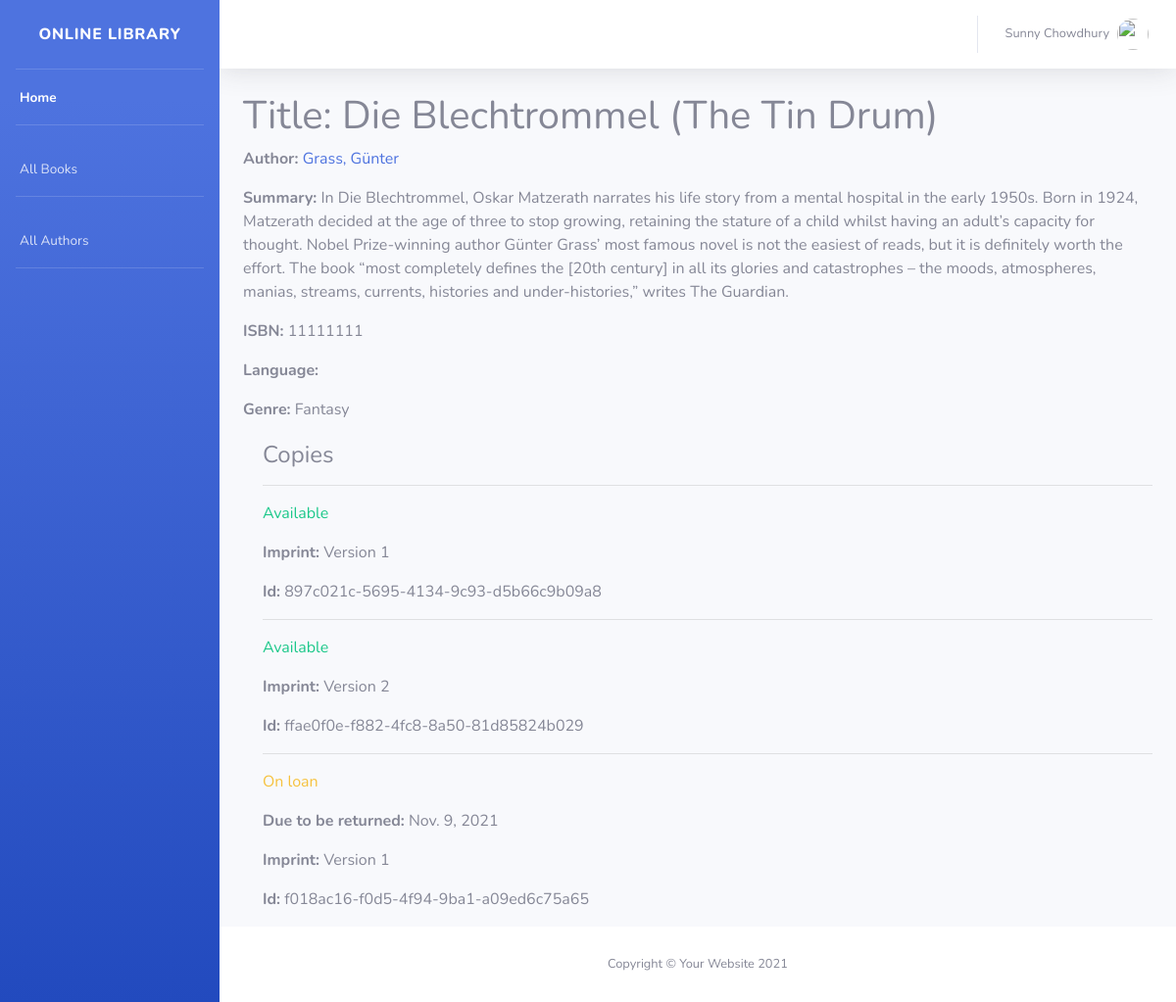
The page /catalog/book/1 on the database as committed earlier.
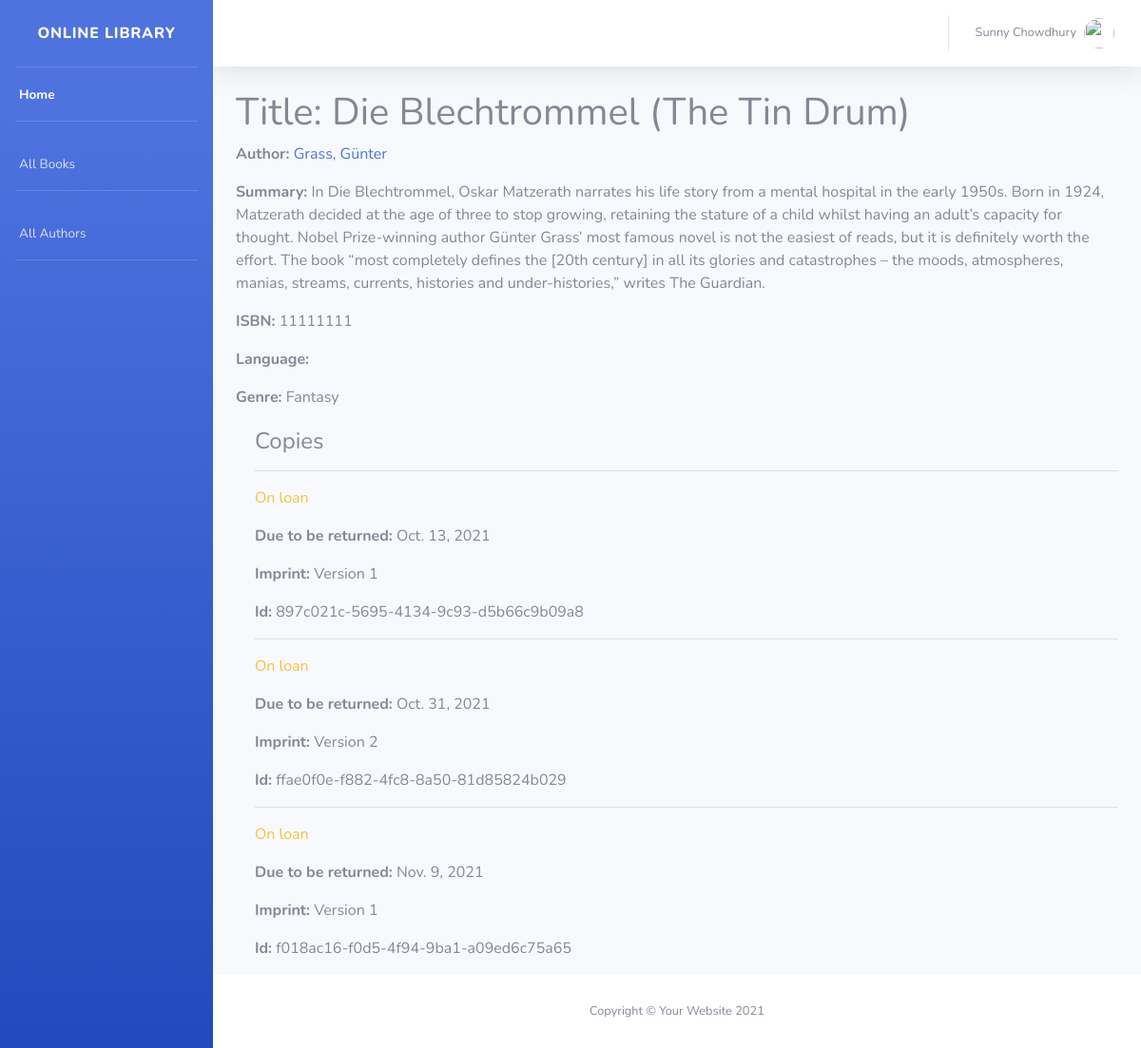
The same page on the database as committed later.
### catalog/models.py (models this page shows, shortened)
class BookInstance(models.Model):
    id = models.UUIDField(primary_key=True, default=uuid.uuid4,
                          help_text='Unique ID for this particular book across whole library')
    book = models.ForeignKey('Book', on_delete=models.RESTRICT, null=True)
    imprint = models.CharField(max_length=200)
    due_back = models.DateField(null=True, blank=True)
    borrower = models.ForeignKey(User, on_delete=models.SET_NULL, null=True, blank=True)
    LOAN_STATUS = (
        ('m', 'Maintenance'),
        ('o', 'On loan'),
        ('a', 'Available'),
        ('r', 'Reserved'),
    )
    status = models.CharField(
        max_length=1,
        choices=LOAN_STATUS,
        blank=True,
        default='m',
        help_text='Book availability',
    )
    class Meta:
        ordering = ['due_back']
        permissions = (("can_mark_returned", "Set book as returned"),)

### catalog/views.py (the view)
# urls.py: path('book/<int:pk>', views.BookDetailView.as_view(), name='book-detail'),
class BookDetailView(generic.DetailView):
    model = Book

### catalog/models.py (called while the page is built)
    def __str__(self):
        return self.name

    def __str__(self):
        return f'{self.last_name}, {self.first_name}'

### catalog/templates/catalog/book_detail.html
{% extends "base_generic.html" %}
{% block content %}
    {% block topbar %}
        {{ block.super }}
    {% endblock %}
    <div class="container-fluid">
  <h1>Title: {{ book.title }}</h1>
  <p><strong>Author:</strong> <a href="">{{ book.author }}</a></p>
  <p><strong>Summary:</strong> {{ book.summary }}</p>
  <p><strong>ISBN:</strong> {{ book.isbn }}</p>
  <p><strong>Language:</strong> {{ book.language }}</p>
  <p><strong>Genre:</strong> {{ book.genre.all|join:", " }}</p>
  <div style="margin-left:20px;margin-top:20px">
    <h4>Copies</h4>
    {% for copy in book.bookinstance_set.all %}
      <hr>
      <p class="{% if copy.status == 'a' %}text-success{% elif copy.status == 'm' %}text-danger{% else %}text-warning{% endif %}">
        {{ copy.get_status_display }}
      </p>
      {% if copy.status != 'a' %}
        <p><strong>Due to be returned:</strong> {{ copy.due_back }}</p>
      {% endif %}
      <p><strong>Imprint:</strong> {{ copy.imprint }}</p>
      <p class="text-muted"><strong>Id:</strong> {{ copy.id }}</p>
    {% endfor %}
  </div>
    </div>
{% endblock %}

Rows that differ between the two databases and show on the page:
changed BookInstance: status "Available" → "On loan"; due_back (not shown) → "Oct. 13, 2021"
changed BookInstance "Version 2": status "Available" → "On loan"; due_back (not shown) → "Oct. 31, 2021"
